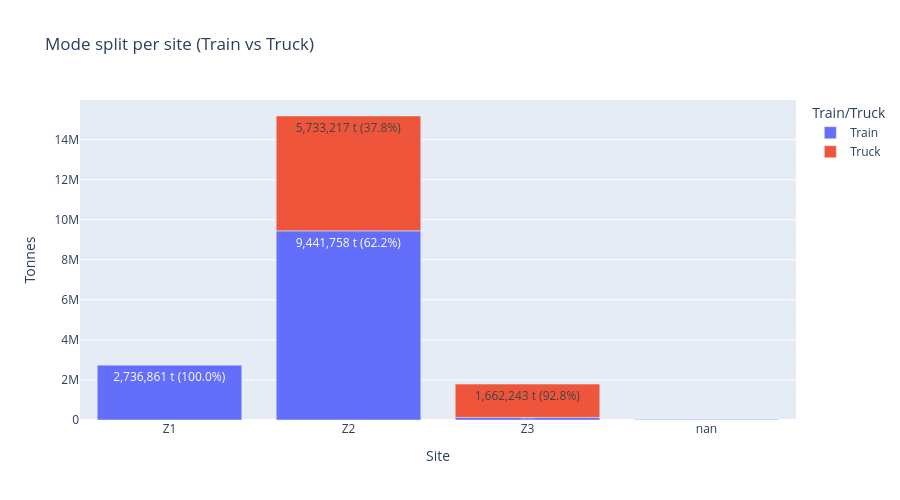

The notebook cell this image was saved under:
### Code cell
# 2.2.1 Plotly stacked bar – absolute tonnes

# copy + compute % share within each Site
mode_site2 = mode_site.copy()
mode_site2["Pct"] = (
    mode_site2.groupby("Site")["Tonnes"]
    .transform(lambda x: x / x.sum() * 100)
)

# nice text: "2 736 861 t (100.0%)"
mode_site2["Text"] = mode_site2.apply(
    lambda r: f"{r['Tonnes']:,.0f} t\n({r['Pct']:.1f}%)",
    axis=1
)

fig = px.bar(
    mode_site2,
    x="Site",
    y="Tonnes",
    color="Train/Truck",
    title="Mode split per site (Train vs Truck)",
    text="Text",
    width=900,
    height=500
)

fig.update_traces(textposition="inside")   # put labels inside bars

fig.update_layout(
    bargap=0.15,
    bargroupgap=0.05
)

fig.show()
#fig.write_image("mode_split_per_site_2017.png", width=1600, height=900, scale=3)

### Figure 1 — Plotly figure (JSON) as saved in the notebook; plotly's stock layout.template omitted (floating-point values rounded to 4 significant figures)
{"data": [{"hovertemplate": "Train/Truck=Train<br>Site=%{x}<br>Tonnes=%{y}<br>Text=%{text}<extra></extra>", "legendgroup": "Train", "marker": {"color": "#636efa", "pattern": {"shape": ""}}, "name": "Train", "orientation": "v", "showlegend": true, "text": ["2,736,861 t\n(100.0%)", "9,441,758 t\n(62.2%)", "129,916 t\n(7.2%)", "25,333 t\n(100.0%)"], "textposition": "inside", "type": "bar", "x": ["Z1", "Z2", "Z3", "nan"], "xaxis": "x", "y": [2737000.0, 9442000.0, 129900.0, 25330.0], "yaxis": "y"}, {"hovertemplate": "Train/Truck=Truck<br>Site=%{x}<br>Tonnes=%{y}<br>Text=%{text}<extra></extra>", "legendgroup": "Truck", "marker": {"color": "#EF553B", "pattern": {"shape": ""}}, "name": "Truck", "orientation": "v", "showlegend": true, "text": ["5,733,217 t\n(37.8%)", "1,662,243 t\n(92.8%)"], "textposition": "inside", "type": "bar", "x": ["Z2", "Z3"], "xaxis": "x", "y": [5733000.0, 1662000.0], "yaxis": "y"}], "layout": {"bargap": 0.15, "bargroupgap": 0.05, "barmode": "relative", "height": 500, "legend": {"title": {"text": "Train/Truck"}, "tracegroupgap": 0}, "title": {"text": "Mode split per site (Train vs Truck)"}, "width": 900, "xaxis": {"anchor": "y", "autorange": true, "domain": [0, 1], "range": [-0.5, 3.5], "title": {"text": "Site"}, "type": "category"}, "yaxis": {"anchor": "x", "autorange": true, "domain": [0, 1], "range": [0, 15970000.0], "title": {"text": "Tonnes"}, "type": "linear"}}}
